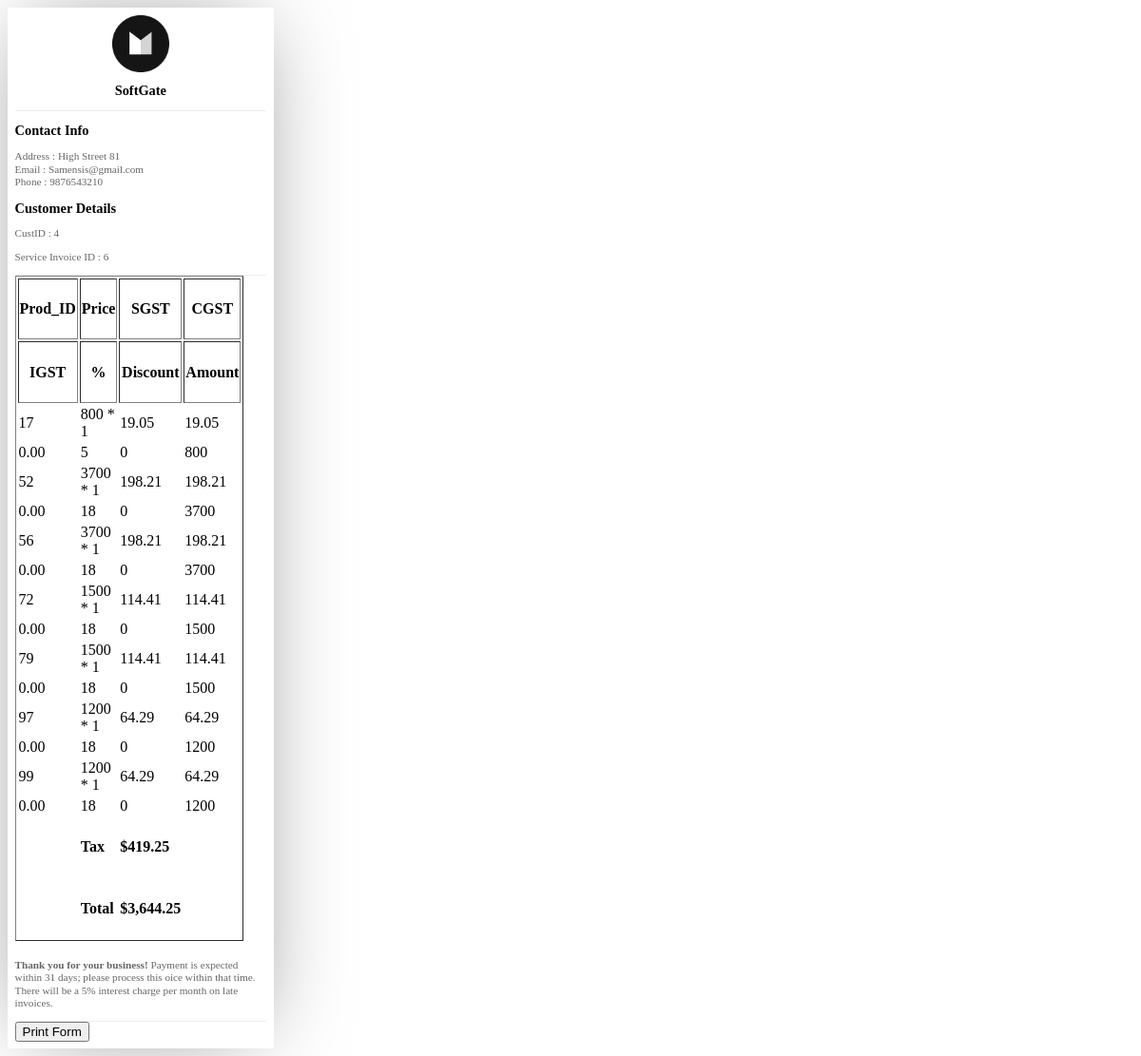
The page /Invoice/invoice.php?FK_SIID=6 on the database its author committed.
### tables this page shows
CREATE TABLE `si_prod` (
  `ID` int(10) NOT NULL,
  `FK_SIID` int(10) NOT NULL,
  `FK_ProdID` int(10) NOT NULL,
  `InvQty` int(10) NOT NULL,
  `UnitPrice` int(10) NOT NULL,
  `Discount` int(10) NOT NULL,
  `Amount` int(10) NOT NULL,
  `TaxSGST` float(10,2) NOT NULL,
  `TaxCGST` float(10,2) NOT NULL,
  `TaxIGST` float(10,2) NOT NULL,
  `TaxPar` float NOT NULL,
  `SMID` varchar(10) NOT NULL,
  `CustID` varchar(10) NOT NULL
);

### Invoice/invoice.php (the view, shortened to what this page needs)
<?php
$connect_db = mysqli_connect("localhost","root","") or die("Cannot connect to server");
mysqli_select_db($connect_db,"user") or die("Cannot connect to the database");
$query = mysqli_query($connect_db,"select * from si_prod where FK_SIID = '".$_GET['FK_SIID']."' ");
$row = mysqli_fetch_array($query);
?>
<!DOCTYPE html>
<html>
<head>
    <link rel="stylesheet" type="text/css" href="css/invoice.css">
    <link rel="stylesheet" type="text/css" href="print.css">
</head>
<body>
    <div id="invoice-POS">
        <center id="top">
          <div class="logo"></div>
          <div class="info">
            <h2>SoftGate</h2>
          </div>
        </center>
        <div id="mid">
          <div class="info">
            <h2>Contact Info</h2>
            <p>
                Address : High Street 81</br>
                Email   : Samensis@gmail.com</br>
                Phone   : 9876543210</br>
            </p>
            <h2>Customer Details</h2>
            <p>
                CustID  : <?=$row['CustID']?><br>
            </p>
            <p>
                Service Invoice ID : <?=$row['FK_SIID']?><br>
            </p>
          </div>
        </div>
        <div id="bot">
            <div id="table">
                <table border="1">
                    <tr class="tabletitle">
                        <th class="" ><h4>Prod_ID</h4></th>
                        <th class="" ><h4>Price</h4></th>
                        <th class="" ><h4>SGST</h4></th>
                        <th class="" ><h4>CGST</h4></th>
                    </tr>
                    <tr class="tabletitle">
                        <th class="" ><h4>IGST</h4></th>
                        <th class="" ><h4>%</h4></th>
                        <th class="" ><h4>Discount</h4></th>
                        <th class="" ><h4>Amount</h4></th>
                    </tr>
                    <?php
                    if(mysqli_num_rows($query)>0){
                    while($row= mysqli_fetch_array($query)){ ?>
                    <tr>
                        <td><?=$row['FK_ProdID']?></td>
                        <td><?=$row['UnitPrice']?> * <?=$row['InvQty']?></td>
                        <td><?=$row['TaxSGST']?></td>
                        <td><?=$row['TaxCGST']?></td>
                    </tr>
                    <tr>
                        <td><?=$row['TaxIGST']?></td>
                        <td><?=$row['TaxPar']?></td>
                        <td><?=$row['Discount']?></td>
                        <td><?=$row['Amount']?></td>
                    </tr>
                    <?php
                        }
                    }
                    else{
                        echo "no record";
                    }
                    ?>
                    <tr class="tabletitle">
                        <td></td>
                        <td class="Rate"><h4>Tax</h4></td>
                        <td class="payment"><h4>$419.25</h4></td>
                    </tr>
                    <tr class="tabletitle">
                        <td></td>
                        <td class="Rate"><h4>Total</h4></td>
                        <td class="payment"><h4>$3,644.25</h4></td>
                    </tr>
                </table>
            </div>
            <div id="legalcopy">
                <p class="legal"><strong>Thank you for your business!</strong>  Payment is expected within 31 days; please process this oice within that time. There will be a 5% interest charge per month on late invoices.
                </p>
            </div>
        </div>
        <div>
            <button type="button" onclick="printJS('invoice-POS', 'html')">
                Print Form
            </button>
        </div>
    </div>
</body>
</html>

### rows shown on the page
si_prod: CustID "4", FK_SIID "6"
si_prod: FK_ProdID "17", UnitPrice "800", InvQty "1", TaxSGST "19.05", TaxCGST "19.05", TaxIGST "0.00", TaxPar "5", Discount "0", Amount "800"
si_prod: FK_ProdID "52", UnitPrice "3700", InvQty "1", TaxSGST "198.21", TaxCGST "198.21", TaxIGST "0.00", TaxPar "18", Discount "0", Amount "3700"
si_prod: FK_ProdID "56", UnitPrice "3700", InvQty "1", TaxSGST "198.21", TaxCGST "198.21", TaxIGST "0.00", TaxPar "18", Discount "0", Amount "3700"
si_prod: FK_ProdID "72", UnitPrice "1500", InvQty "1", TaxSGST "114.41", TaxCGST "114.41", TaxIGST "0.00", TaxPar "18", Discount "0", Amount "1500"
si_prod: FK_ProdID "79", UnitPrice "1500", InvQty "1", TaxSGST "114.41", TaxCGST "114.41", TaxIGST "0.00", TaxPar "18", Discount "0", Amount "1500"
si_prod: FK_ProdID "97", UnitPrice "1200", InvQty "1", TaxSGST "64.29", TaxCGST "64.29", TaxIGST "0.00", TaxPar "18", Discount "0", Amount "1200"
si_prod: FK_ProdID "99", UnitPrice "1200", InvQty "1", TaxSGST "64.29", TaxCGST "64.29", TaxIGST "0.00", TaxPar "18", Discount "0", Amount "1200"
